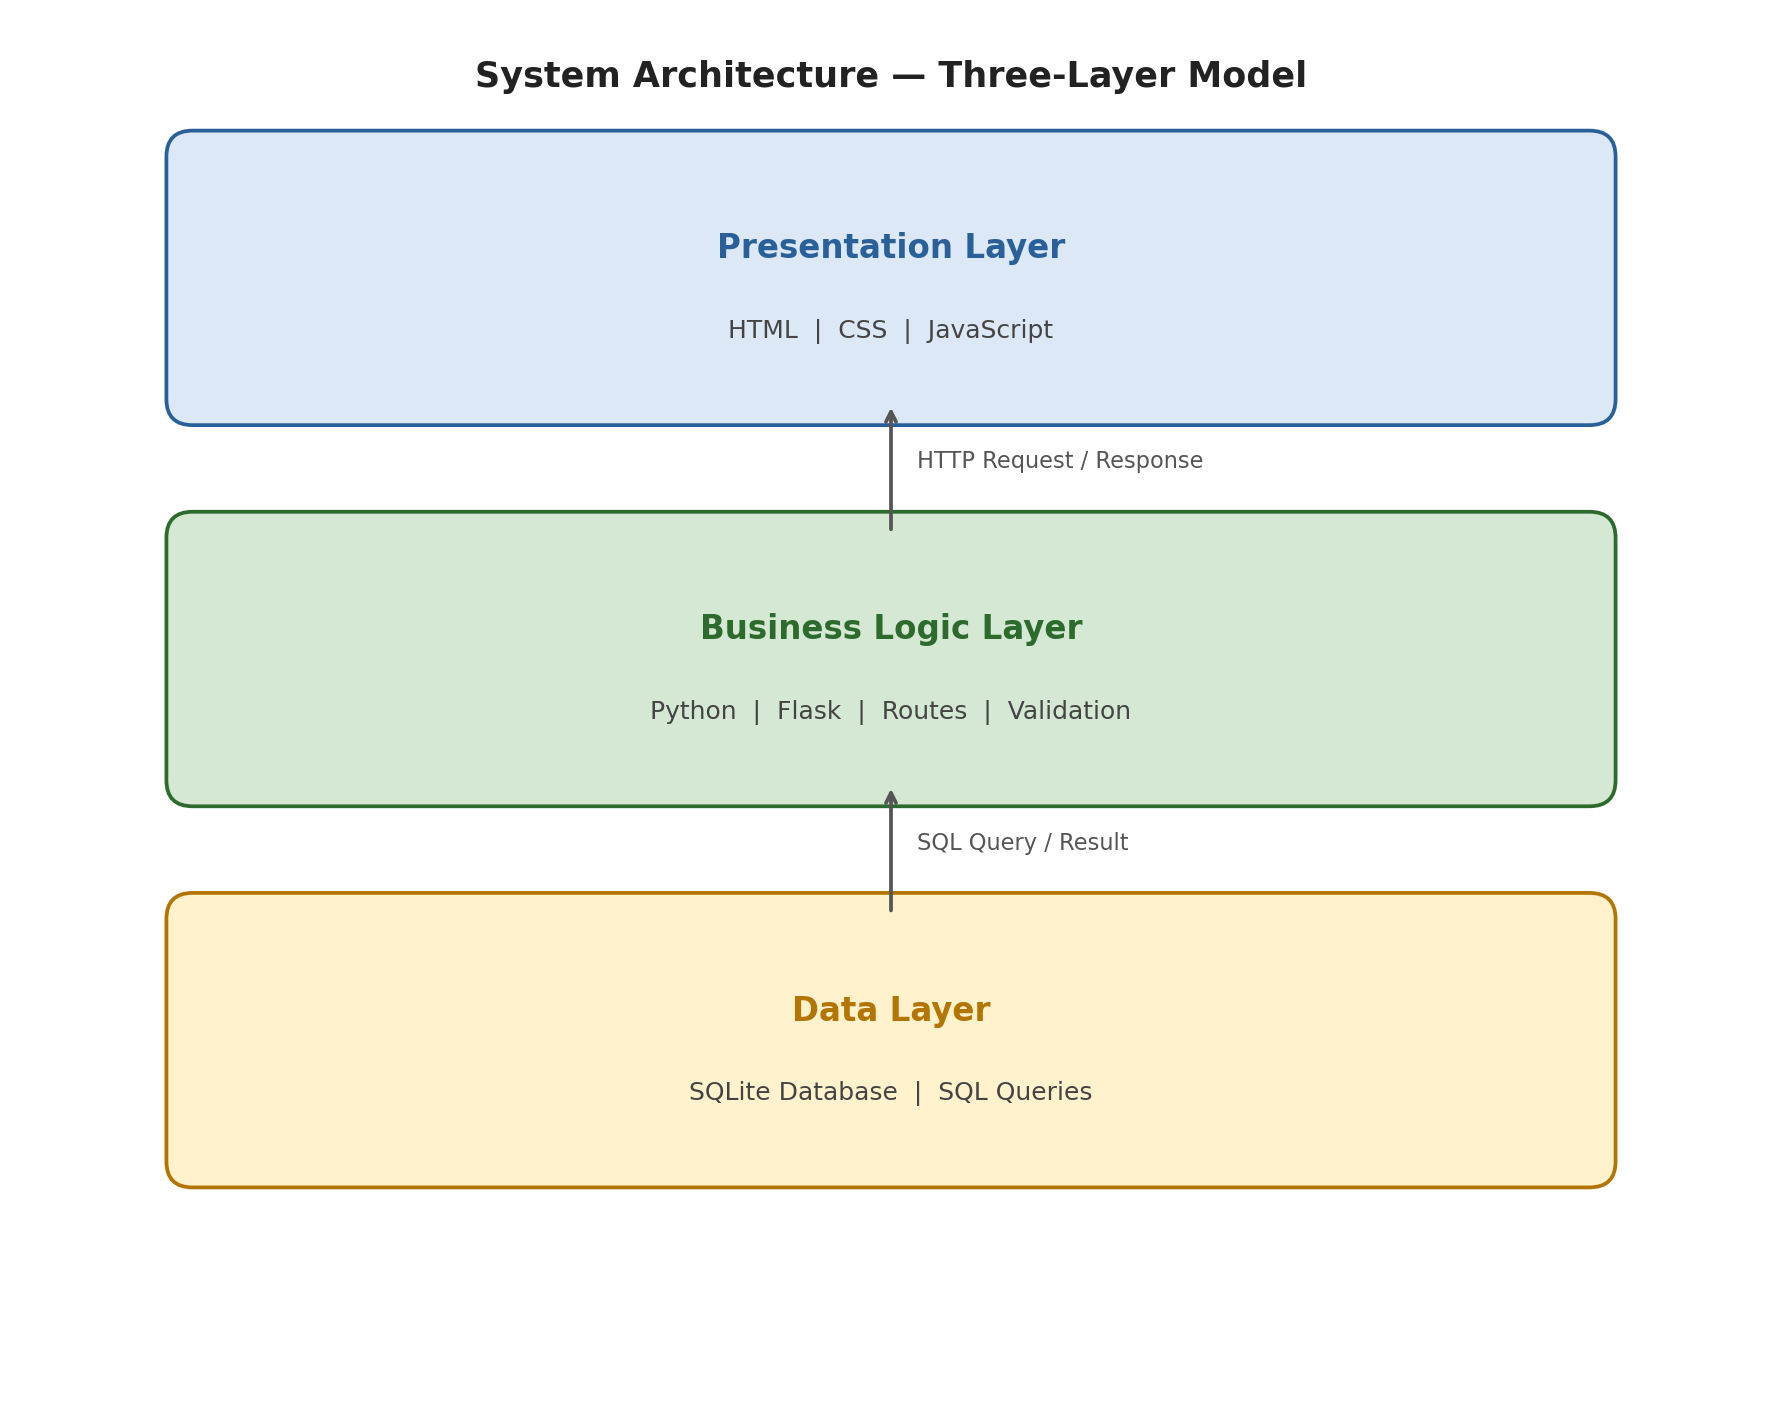

Write Python code to recreate this figure.
import matplotlib.pyplot as plt
import matplotlib.patches as mpatches
from matplotlib.patches import FancyBboxPatch

fig, ax = plt.subplots(figsize=(10, 8))
ax.set_xlim(0, 10)
ax.set_ylim(0, 8)
ax.axis('off')
fig.patch.set_facecolor('white')

layers = [
    (1.0, 5.8, 8.0, 1.4, '#dce8f5', '#2a6099', 'Presentation Layer',
     'HTML  |  CSS  |  JavaScript'),
    (1.0, 3.6, 8.0, 1.4, '#d5e8d4', '#2d6a2d', 'Business Logic Layer',
     'Python  |  Flask  |  Routes  |  Validation'),
    (1.0, 1.4, 8.0, 1.4, '#fff2cc', '#b37400', 'Data Layer',
     'SQLite Database  |  SQL Queries'),
]

for (x, y, w, h, fcolor, tcolor, title, subtitle) in layers:
    box = FancyBboxPatch((x, y), w, h,
                         boxstyle="round,pad=0.15",
                         linewidth=1.5,
                         edgecolor=tcolor,
                         facecolor=fcolor)
    ax.add_patch(box)
    ax.text(x + w/2, y + h*0.62, title,
            ha='center', va='center',
            fontsize=13, fontweight='bold', color=tcolor)
    ax.text(x + w/2, y + h*0.28, subtitle,
            ha='center', va='center',
            fontsize=10, color='#444444')

# Arrows between layers
arrow_props = dict(arrowstyle='->', color='#555555',
                   lw=1.5, connectionstyle='arc3,rad=0')
ax.annotate('', xy=(5, 5.78), xytext=(5, 5.02),
            arrowprops=arrow_props)
ax.annotate('', xy=(5, 3.58), xytext=(5, 2.82),
            arrowprops=arrow_props)

# Labels on arrows
ax.text(5.15, 5.4, 'HTTP Request / Response',
        ha='left', fontsize=9, color='#555555')
ax.text(5.15, 3.2, 'SQL Query / Result',
        ha='left', fontsize=9, color='#555555')

ax.text(5, 7.6, 'System Architecture — Three-Layer Model',
        ha='center', fontsize=14, fontweight='bold', color='#222222')

plt.tight_layout()
plt.savefig('architecture_diagram.png', dpi=180,
            bbox_inches='tight', facecolor='white')
print("Architecture diagram saved!")cd C:\Users\chaim\Desktop\task-manager\docs\diagrams
python architecture_diagram.py
